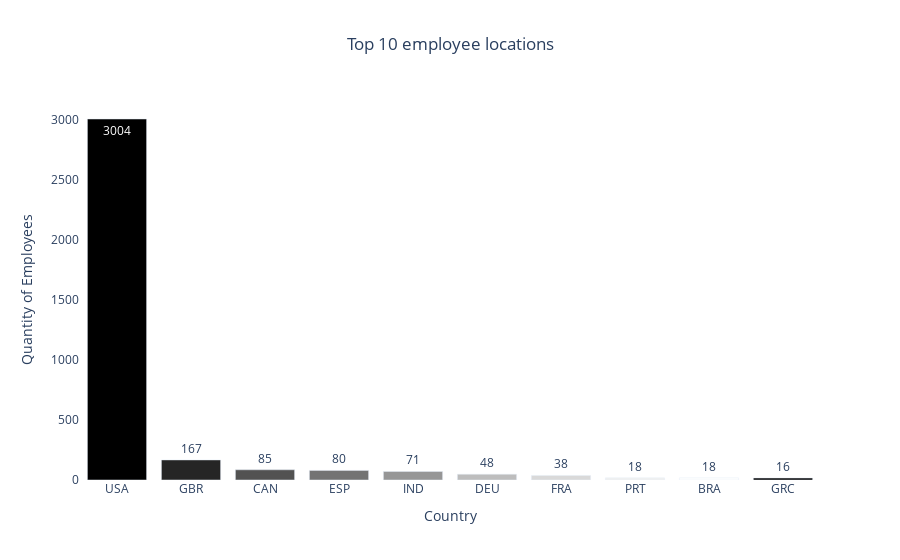

The notebook cell this image was saved under:
### Code cell
residence = (
    df["employee_residence"]
    .apply(categorize_country)
    .value_counts()
    .sort_values(ascending=False)
)[0:10]


# Criar o gráfico de barras
data = [
    go.Bar(
        x=residence.index,
        y=residence.values,
        marker=dict(color=list(reversed(colors.sequential.Greys))),
        text=residence.values,
        textposition="auto",
    )
]

# Criar o layout
layout = go.Layout(
    title={"text": "Top 10 employee locations", "x": 0.5},
    plot_bgcolor="white",
    paper_bgcolor="white",
    xaxis=dict(title="Country"),
    yaxis=dict(title="Quantity of Employees"),
)

# Criar a figura e plotar o gráfico de barras
fig = go.Figure(data=data, layout=layout)
fig.show()

### Figure 1 — Plotly figure (JSON) as saved in the notebook; plotly's stock layout.template omitted (floating-point values rounded to 4 significant figures)
{"data": [{"marker": {"color": ["rgb(0,0,0)", "rgb(37,37,37)", "rgb(82,82,82)", "rgb(115,115,115)", "rgb(150,150,150)", "rgb(189,189,189)", "rgb(217,217,217)", "rgb(240,240,240)", "rgb(255,255,255)"]}, "text": [3004, 167, 85, 80, 71, 48, 38, 18, 18, 16], "textposition": "auto", "type": "bar", "x": ["USA", "GBR", "CAN", "ESP", "IND", "DEU", "FRA", "PRT", "BRA", "GRC"], "y": [3004, 167, 85, 80, 71, 48, 38, 18, 18, 16]}], "layout": {"paper_bgcolor": "white", "plot_bgcolor": "white", "title": {"text": "Top 10 employee locations", "x": 0.5}, "xaxis": {"title": {"text": "Country"}}, "yaxis": {"title": {"text": "Quantity of Employees"}}}}
